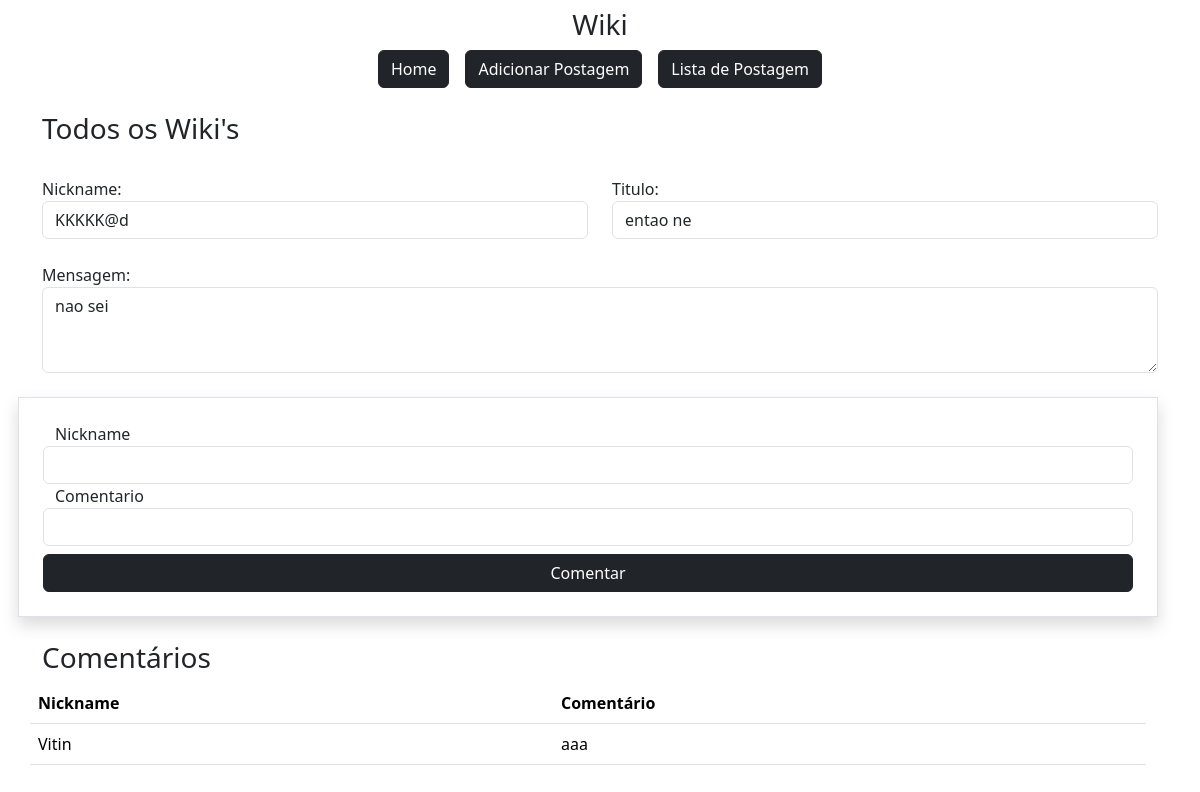
The page /lista/4 on the database its author committed.
### app/models.py (models this page shows)
class Wiki(db.Model):
    id = db.Column(db.Integer, primary_key=True)
    data_envio = db.Column(db.DateTime, default=datetime.now())
    nickname = db.Column(db.String)
    titulo = db.Column(db.String)
    mensagem = db.Column(db.String)
    curtidas = db.Column(db.Integer, default=0)
    respostas = db.relationship("Resposta", back_populates="wiki")

class Resposta(db.Model):
    id_resposta = db.Column(db.Integer, primary_key=True)
    nickname = db.Column(db.String)
    resposta = db.Column(db.String)
    wiki_id = db.Column(db.Integer, db.ForeignKey('wiki.id'))
    wiki = db.relationship("Wiki", back_populates="respostas", foreign_keys=[wiki_id], remote_side=[Wiki.id])

### app/view.py (the view)
@app.route('/lista/<int:id>', methods=['GET', 'POST'])
def contatoDetail(id):
    form = RespostaForm()
    obj = Wiki.query.get(id)
    if form.validate_on_submit():
        form.save(id)
        return redirect(url_for('listaPagina'))
    return render_template('contatoDetail.html', id=id, obj=obj, form=form)

### app/forms.py (shortened to what this page needs)
class RespostaForm(FlaskForm):
    nickname= StringField('Nickname',validators=[DataRequired()])
    resposta = StringField("Comentario",validators=[DataRequired()])
    btnSubmitt = SubmitField('Comentar')

### app/templates/contatoDetail.html (shortened to what this page needs)
{% extends 'base.html' %}
{% block content %}
<div class="container">
{% include 'nave.html' %}
<div class="row mt-4">
    <h3>Todos os Wiki's</h3>
    <div class="col-md-6 mt-4">
        Nickname:
        <input type="text" value="{{obj.nickname}}" class="form-control btn-dark text-dark" readonly>
    </div>
    <div class="col-md-6 mt-4">
        Titulo:
        <input type="text" value="{{obj.titulo}}" class="form-control btn-dark text-dark" readonly>
    </div>
    <div class="col-md-12 mt-4">
        Mensagem:
        <textarea type="text" rows="3" class="form-control btn-dark text-dark" readonly>{{obj.mensagem}}</textarea>
    </div>
    <form action="" method="post" class="row mt-4 p-4 round border shadow">
        {{form.nickname.label()}}
        {{form.nickname(class="form-control")}}
        {{ form.resposta.label() }}
        {{ form.resposta(class="form-control") }}
        {{ form.btnSubmitt(class="btn btn-dark col-12 mt-2") }}
    </form>
    <div class="row mt-4">
        <h3>Comentários</h3>
        <table class="table">
            <thead>
                <tr>
                    <th>Nickname</th>
                    <th>Comentário</th>
                </tr>
            </thead>
            <tbody>
                {% for comentario in obj.respostas %}
                <tr>
                    <td>{{ comentario.nickname }}</td>
                    <td>{{ comentario.resposta }}</td>
                </tr>
                {% endfor %}
            </tbody>
        </table>
    </div>
</div>
{% endblock %}

### rows shown on the page
Wiki: nickname "KKKKK@d", titulo "entao ne", mensagem "nao sei"
Resposta: nickname "Vitin", resposta "aaa"
